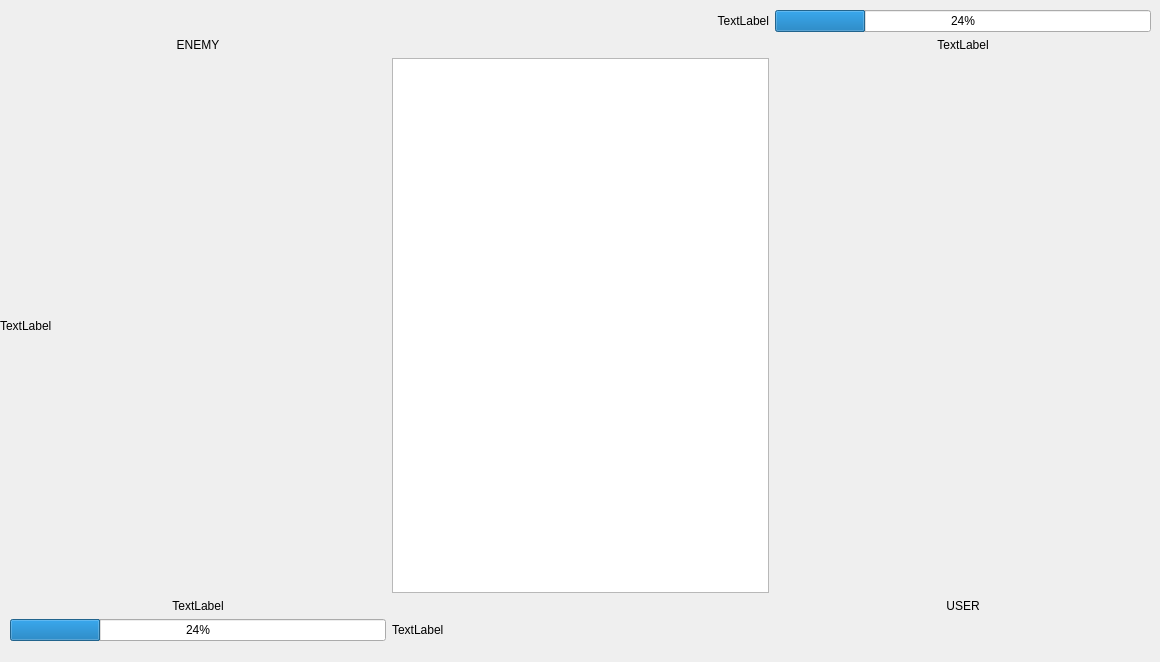
<?xml version="1.0" encoding="UTF-8"?>
<ui version="4.0">
 <class>BattleWindow</class>
 <widget class="QDialog" name="BattleWindow">
  <property name="geometry">
   <rect>
    <x>0</x>
    <y>0</y>
    <width>1160</width>
    <height>662</height>
   </rect>
  </property>
  <property name="windowTitle">
   <string>Battle</string>
  </property>
  <widget class="QWidget" name="gridLayoutWidget">
   <property name="geometry">
    <rect>
     <x>10</x>
     <y>10</y>
     <width>1141</width>
     <height>631</height>
    </rect>
   </property>
   <layout class="QGridLayout" name="gridLayout">
    <item row="3" column="1">
     <widget class="QTextBrowser" name="battleLog">
      <property name="styleSheet">
       <string notr="true">font: 11pt &quot;Fixedsys&quot;;
color: rgb(0, 0, 0);
</string>
      </property>
     </widget>
    </item>
    <item row="4" column="0">
     <widget class="QLabel" name="userPokemonName">
      <property name="styleSheet">
       <string notr="true">font: 11pt &quot;Fixedsys&quot;;
color: rgb(0, 0, 0);
</string>
      </property>
      <property name="text">
       <string>TextLabel</string>
      </property>
      <property name="alignment">
       <set>Qt::AlignCenter</set>
      </property>
     </widget>
    </item>
    <item row="1" column="2">
     <widget class="QLabel" name="enemyPokemonName">
      <property name="styleSheet">
       <string notr="true">font: 11pt &quot;Fixedsys&quot;;
color: rgb(0, 0, 0);
</string>
      </property>
      <property name="text">
       <string>TextLabel</string>
      </property>
      <property name="alignment">
       <set>Qt::AlignCenter</set>
      </property>
     </widget>
    </item>
    <item row="5" column="0">
     <widget class="QProgressBar" name="hpBar1">
      <property name="styleSheet">
       <string notr="true">font: 11pt &quot;Fixedsys&quot;;
color: rgb(0, 0, 0);
</string>
      </property>
      <property name="value">
       <number>24</number>
      </property>
     </widget>
    </item>
    <item row="5" column="1">
     <widget class="QLabel" name="userPokemonHp">
      <property name="styleSheet">
       <string notr="true">font: 11pt &quot;Fixedsys&quot;;
color: rgb(0, 0, 0);
</string>
      </property>
      <property name="text">
       <string>TextLabel</string>
      </property>
     </widget>
    </item>
    <item row="1" column="0">
     <widget class="QLabel" name="enemy">
      <property name="styleSheet">
       <string notr="true">font: 11pt &quot;Fixedsys&quot;;
color: rgb(0, 0, 0);
</string>
      </property>
      <property name="text">
       <string>ENEMY</string>
      </property>
      <property name="alignment">
       <set>Qt::AlignCenter</set>
      </property>
     </widget>
    </item>
    <item row="0" column="1">
     <widget class="QLabel" name="enemyPokemonHp">
      <property name="styleSheet">
       <string notr="true">font: 11pt &quot;Fixedsys&quot;;
color: rgb(0, 0, 0);
</string>
      </property>
      <property name="text">
       <string>TextLabel</string>
      </property>
      <property name="alignment">
       <set>Qt::AlignRight|Qt::AlignTrailing|Qt::AlignVCenter</set>
      </property>
     </widget>
    </item>
    <item row="4" column="2">
     <widget class="QLabel" name="user">
      <property name="styleSheet">
       <string notr="true">font: 11pt &quot;Fixedsys&quot;;
color: rgb(0, 0, 0);
</string>
      </property>
      <property name="text">
       <string>USER</string>
      </property>
      <property name="alignment">
       <set>Qt::AlignCenter</set>
      </property>
     </widget>
    </item>
    <item row="0" column="2">
     <widget class="QProgressBar" name="hpBar2">
      <property name="styleSheet">
       <string notr="true">font: 11pt &quot;Fixedsys&quot;;
color: rgb(0, 0, 0);
</string>
      </property>
      <property name="value">
       <number>24</number>
      </property>
     </widget>
    </item>
   </layout>
   <zorder>userPokemonHp</zorder>
   <zorder>userPokemonName</zorder>
   <zorder>enemyPokemonName</zorder>
   <zorder>hpBar1</zorder>
   <zorder>enemyPokemonHp</zorder>
   <zorder>battleLog</zorder>
   <zorder>user</zorder>
   <zorder>enemy</zorder>
   <zorder>hpBar2</zorder>
  </widget>
  <widget class="QLabel" name="backgroundImage">
   <property name="geometry">
    <rect>
     <x>0</x>
     <y>60</y>
     <width>1171</width>
     <height>531</height>
    </rect>
   </property>
   <property name="text">
    <string>TextLabel</string>
   </property>
  </widget>
  <zorder>backgroundImage</zorder>
  <zorder>gridLayoutWidget</zorder>
 </widget>
 <resources/>
 <connections/>
</ui>
